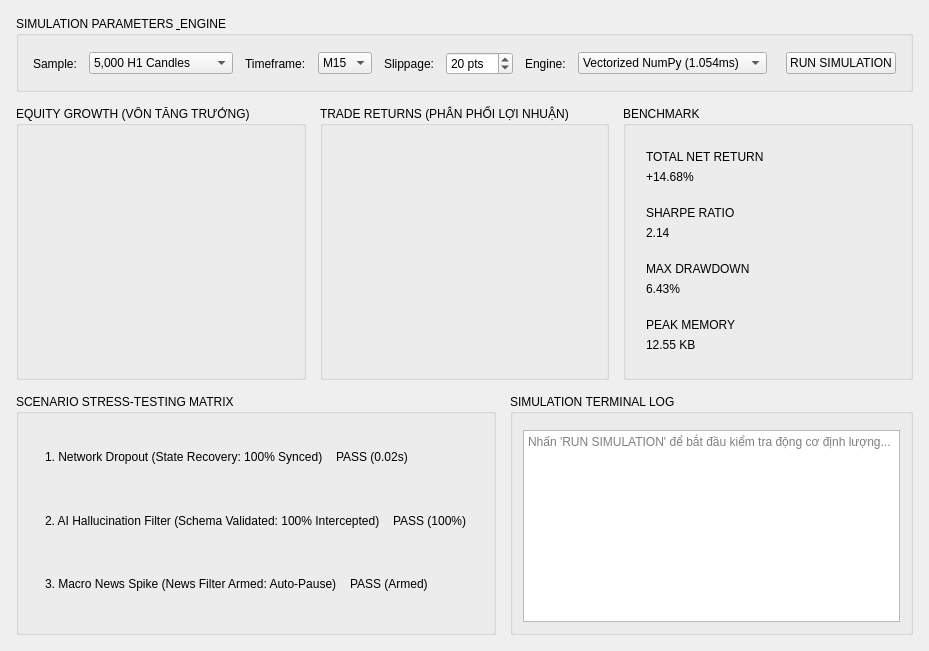
<widget class="QWidget" name="tab_5">
 <attribute name="title"><string>BACKTEST &amp; KỊCH BẢN</string></attribute>
 <layout class="QVBoxLayout" name="verticalLayout_tab5">
  <property name="spacing"><number>14</number></property>
  <property name="leftMargin"><number>16</number></property>
  <property name="topMargin"><number>16</number></property>
  <property name="rightMargin"><number>16</number></property>
  <property name="bottomMargin"><number>16</number></property>

  
  <item>
   <widget class="QGroupBox" name="frameBtParams">
    <property name="title"><string>SIMULATION PARAMETERS &amp; ENGINE</string></property>
    <layout class="QHBoxLayout" name="horizontalLayout_btParams">
     <property name="spacing"><number>12</number></property>
     <property name="leftMargin"><number>14</number></property>
     <property name="topMargin"><number>16</number></property>
     <property name="rightMargin"><number>14</number></property>
     <property name="bottomMargin"><number>14</number></property>

     <item><widget class="QLabel"><property name="text"><string>Sample:</string></property><property name="class"><string>settingLabel</string></property></widget></item>
     <item>
      <widget class="QComboBox" name="comboBtSample">
       <item><property name="text"><string>5,000 H1 Candles</string></property></item>
       <item><property name="text"><string>10,000 M15 Candles</string></property></item>
       <item><property name="text"><string>2,000 M15 Candles</string></property></item>
      </widget>
     </item>

     <item><widget class="QLabel"><property name="text"><string>Timeframe:</string></property><property name="class"><string>settingLabel</string></property></widget></item>
     <item>
      <widget class="QComboBox" name="comboBtTf">
       <item><property name="text"><string>M15</string></property></item>
       <item><property name="text"><string>H1</string></property></item>
       <item><property name="text"><string>M5</string></property></item>
       <item><property name="text"><string>H4</string></property></item>
      </widget>
     </item>

     <item><widget class="QLabel"><property name="text"><string>Slippage:</string></property><property name="class"><string>settingLabel</string></property></widget></item>
     <item>
      <widget class="QSpinBox" name="spinBtSlippage">
       <property name="suffix"><string> pts</string></property>
       <property name="value"><number>20</number></property>
       <property name="maximum"><number>200</number></property>
      </widget>
     </item>

     <item><widget class="QLabel"><property name="text"><string>Engine:</string></property><property name="class"><string>settingLabel</string></property></widget></item>
     <item>
      <widget class="QComboBox" name="comboBtEngine">
       <item><property name="text"><string>Vectorized NumPy (1.054ms)</string></property></item>
       <item><property name="text"><string>ICT Zones Pro Event-Driven</string></property></item>
       <item><property name="text"><string>EMA Stress Test</string></property></item>
      </widget>
     </item>

     <item><spacer><property name="orientation"><enum>Qt::Horizontal</enum></property></spacer></item>

     <item>
      <widget class="QPushButton" name="btnRunBacktest">
       <property name="text"><string>RUN SIMULATION</string></property>
       <property name="class"><string>btn_primary</string></property>
       <property name="minimumHeight"><number>32</number></property>
      </widget>
     </item>
    </layout>
   </widget>
  </item>

  
  <item>
   <layout class="QHBoxLayout" name="horizontalLayout_btCharts">
    <property name="spacing"><number>14</number></property>

    
    <item>
     <widget class="QGroupBox" name="frameBtEquity">
      <property name="title"><string>EQUITY GROWTH (VỐN TĂNG TRƯỞNG)</string></property>
      <layout class="QVBoxLayout" name="verticalLayout_btEquity">
       <property name="leftMargin"><number>10</number></property><property name="topMargin"><number>16</number></property><property name="rightMargin"><number>10</number></property><property name="bottomMargin"><number>10</number></property>
       <item>
        <widget class="QFrame" name="chartBtEquity">
         <property name="minimumHeight"><number>220</number></property>
         <property name="frameShape"><enum>QFrame::NoFrame</enum></property>
        </widget>
       </item>
      </layout>
     </widget>
    </item>

    
    <item>
     <widget class="QGroupBox" name="frameBtReturns">
      <property name="title"><string>TRADE RETURNS (PHÂN PHỐI LỢI NHUẬN)</string></property>
      <layout class="QVBoxLayout" name="verticalLayout_btReturns">
       <property name="leftMargin"><number>10</number></property><property name="topMargin"><number>16</number></property><property name="rightMargin"><number>10</number></property><property name="bottomMargin"><number>10</number></property>
       <item>
        <widget class="QFrame" name="chartBtReturns">
         <property name="minimumHeight"><number>220</number></property>
         <property name="frameShape"><enum>QFrame::NoFrame</enum></property>
        </widget>
       </item>
      </layout>
     </widget>
    </item>

    
    <item>
     <widget class="QGroupBox" name="frameBtBenchmark">
      <property name="title"><string>BENCHMARK</string></property>
      <property name="minimumWidth"><number>220</number></property>
      <property name="maximumWidth"><number>240</number></property>
      <layout class="QVBoxLayout" name="verticalLayout_btBenchmark">
       <property name="spacing"><number>10</number></property>
       <property name="leftMargin"><number>12</number></property>
       <property name="topMargin"><number>18</number></property>
       <property name="rightMargin"><number>12</number></property>
       <property name="bottomMargin"><number>12</number></property>

       <item>
        <widget class="QFrame" name="frameBtNetReturn">
         <property name="class"><string>card</string></property>
         <layout class="QVBoxLayout">
          <property name="leftMargin"><number>8</number></property><property name="topMargin"><number>6</number></property><property name="rightMargin"><number>8</number></property><property name="bottomMargin"><number>6</number></property>
          <item><widget class="QLabel"><property name="text"><string>TOTAL NET RETURN</string></property><property name="class"><string>settingLabel</string></property></widget></item>
          <item><widget class="QLabel" name="valBtNetReturn"><property name="text"><string>+14.68%</string></property><property name="class"><string>valMetricProfit</string></property></widget></item>
         </layout>
        </widget>
       </item>

       <item>
        <widget class="QFrame" name="frameBtSharpe">
         <property name="class"><string>card</string></property>
         <layout class="QVBoxLayout">
          <property name="leftMargin"><number>8</number></property><property name="topMargin"><number>6</number></property><property name="rightMargin"><number>8</number></property><property name="bottomMargin"><number>6</number></property>
          <item><widget class="QLabel"><property name="text"><string>SHARPE RATIO</string></property><property name="class"><string>settingLabel</string></property></widget></item>
          <item><widget class="QLabel" name="valBtSharpe"><property name="text"><string>2.14</string></property><property name="class"><string>valMetricNumber</string></property></widget></item>
         </layout>
        </widget>
       </item>

       <item>
        <widget class="QFrame" name="frameBtMaxDD">
         <property name="class"><string>card</string></property>
         <layout class="QVBoxLayout">
          <property name="leftMargin"><number>8</number></property><property name="topMargin"><number>6</number></property><property name="rightMargin"><number>8</number></property><property name="bottomMargin"><number>6</number></property>
          <item><widget class="QLabel"><property name="text"><string>MAX DRAWDOWN</string></property><property name="class"><string>settingLabel</string></property></widget></item>
          <item><widget class="QLabel" name="valBtMaxDD"><property name="text"><string>6.43%</string></property><property name="class"><string>valMetricNumber</string></property></widget></item>
         </layout>
        </widget>
       </item>

       <item>
        <widget class="QFrame" name="frameBtMemory">
         <property name="class"><string>card</string></property>
         <layout class="QVBoxLayout">
          <property name="leftMargin"><number>8</number></property><property name="topMargin"><number>6</number></property><property name="rightMargin"><number>8</number></property><property name="bottomMargin"><number>6</number></property>
          <item><widget class="QLabel"><property name="text"><string>PEAK MEMORY</string></property><property name="class"><string>settingLabel</string></property></widget></item>
          <item><widget class="QLabel" name="valBtMemory"><property name="text"><string>12.55 KB</string></property><property name="class"><string>valMetricNumber</string></property></widget></item>
         </layout>
        </widget>
       </item>

       <item><spacer><property name="orientation"><enum>Qt::Vertical</enum></property></spacer></item>
      </layout>
     </widget>
    </item>

   </layout>
  </item>

  
  <item>
   <layout class="QHBoxLayout" name="horizontalLayout_btBottom">
    <property name="spacing"><number>14</number></property>

    
    <item>
     <widget class="QGroupBox" name="frameBtStress">
      <property name="title"><string>SCENARIO STRESS-TESTING MATRIX</string></property>
      <layout class="QVBoxLayout" name="verticalLayout_btStress">
       <property name="spacing"><number>10</number></property>
       <property name="leftMargin"><number>14</number></property>
       <property name="topMargin"><number>16</number></property>
       <property name="rightMargin"><number>14</number></property>
       <property name="bottomMargin"><number>14</number></property>

       
       <item>
        <widget class="QFrame" name="rowStress1">
         <property name="class"><string>card</string></property>
         <layout class="QHBoxLayout">
          <property name="leftMargin"><number>12</number></property><property name="topMargin"><number>10</number></property><property name="rightMargin"><number>12</number></property><property name="bottomMargin"><number>10</number></property>
          <item><widget class="QLabel"><property name="text"><string>1. Network Dropout (State Recovery: 100% Synced)</string></property><property name="class"><string>status_pill_text</string></property></widget></item>
          <item><spacer><property name="orientation"><enum>Qt::Horizontal</enum></property></spacer></item>
          <item><widget class="QLabel"><property name="text"><string>PASS (0.02s)</string></property><property name="class"><string>status_pill_val</string></property></widget></item>
         </layout>
        </widget>
       </item>

       
       <item>
        <widget class="QFrame" name="rowStress2">
         <property name="class"><string>card</string></property>
         <layout class="QHBoxLayout">
          <property name="leftMargin"><number>12</number></property><property name="topMargin"><number>10</number></property><property name="rightMargin"><number>12</number></property><property name="bottomMargin"><number>10</number></property>
          <item><widget class="QLabel"><property name="text"><string>2. AI Hallucination Filter (Schema Validated: 100% Intercepted)</string></property><property name="class"><string>status_pill_text</string></property></widget></item>
          <item><spacer><property name="orientation"><enum>Qt::Horizontal</enum></property></spacer></item>
          <item><widget class="QLabel"><property name="text"><string>PASS (100%)</string></property><property name="class"><string>status_pill_val</string></property></widget></item>
         </layout>
        </widget>
       </item>

       
       <item>
        <widget class="QFrame" name="rowStress3">
         <property name="class"><string>card</string></property>
         <layout class="QHBoxLayout">
          <property name="leftMargin"><number>12</number></property><property name="topMargin"><number>10</number></property><property name="rightMargin"><number>12</number></property><property name="bottomMargin"><number>10</number></property>
          <item><widget class="QLabel"><property name="text"><string>3. Macro News Spike (News Filter Armed: Auto-Pause)</string></property><property name="class"><string>status_pill_text</string></property></widget></item>
          <item><spacer><property name="orientation"><enum>Qt::Horizontal</enum></property></spacer></item>
          <item><widget class="QLabel"><property name="text"><string>PASS (Armed)</string></property><property name="class"><string>status_pill_val</string></property></widget></item>
         </layout>
        </widget>
       </item>

       <item><spacer><property name="orientation"><enum>Qt::Vertical</enum></property></spacer></item>
      </layout>
     </widget>
    </item>

    
    <item>
     <widget class="QGroupBox" name="frameBtConsole">
      <property name="title"><string>SIMULATION TERMINAL LOG</string></property>
      <layout class="QVBoxLayout" name="verticalLayout_btConsole">
       <property name="leftMargin"><number>10</number></property><property name="topMargin"><number>16</number></property><property name="rightMargin"><number>10</number></property><property name="bottomMargin"><number>10</number></property>
       <item>
        <widget class="QTextEdit" name="txtBtConsole">
         <property name="readOnly"><bool>true</bool></property>
         <property name="placeholderText"><string>Nhấn 'RUN SIMULATION' để bắt đầu kiểm tra động cơ định lượng...</string></property>
        </widget>
       </item>
      </layout>
     </widget>
    </item>

   </layout>
  </item>

 </layout>
</widget>
